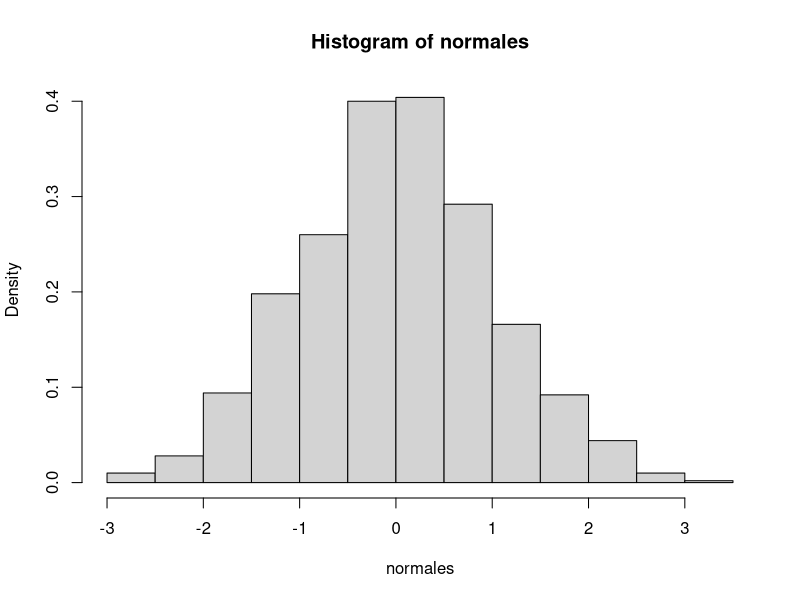
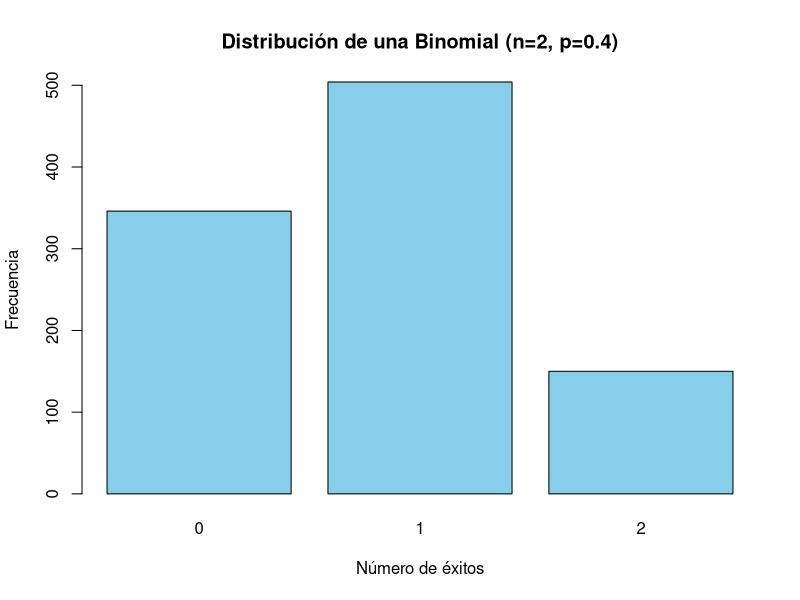
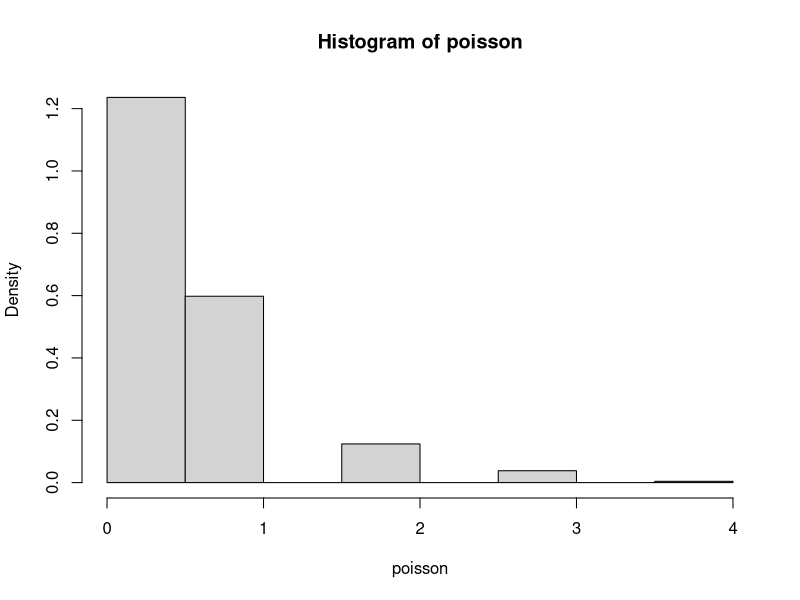
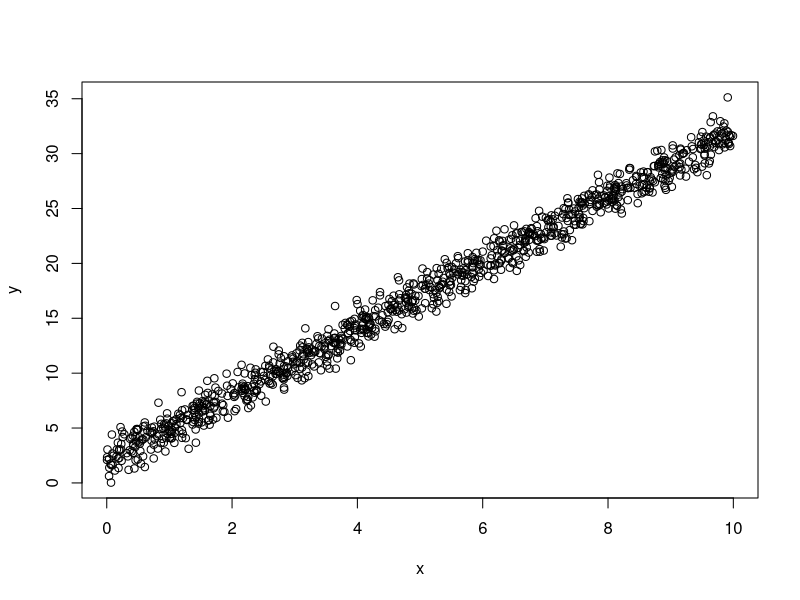
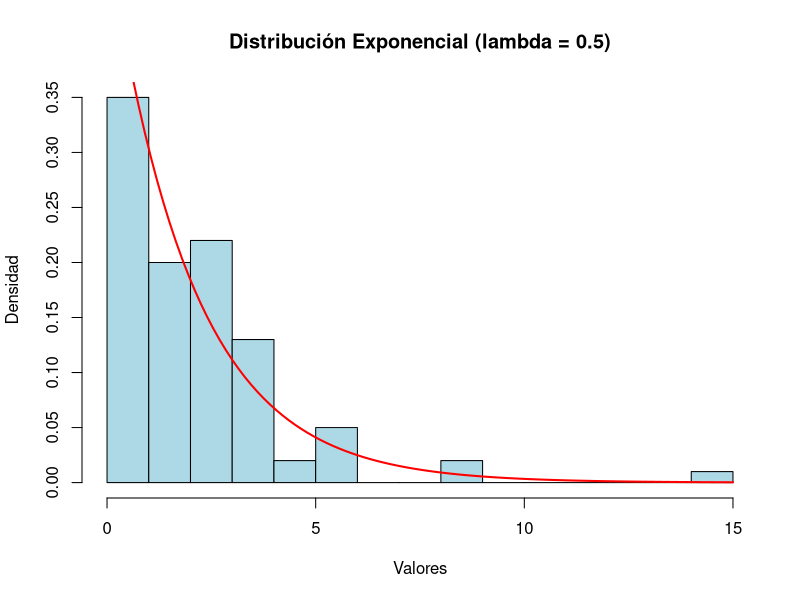

The R source for these figures, in order:
# Simulación de una distribución normal

# Simulación de 1000 valores de una distribución normal con media 0 y desviación estándar 1
set.seed(123) # Para reproducibilidad
normales <- rnorm(1000, mean = 0, sd = 1)
hist(normales, probability = TRUE)


# Simulación de un experimento de Bernoulli

# Simulación de 1000 experimentos de Bernoulli con probabilidad de éxito 0.4
set.seed(123) # Para reproducibilidad
bernoulli <- rbinom(1000, size = 1, prob = 0.4) #size un experimento 1 ensayo 
table(bernoulli)
bernoulli <- rbinom(1000, size = 2, prob = 0.4) #size un experimento 1 ensayo 
table(bernoulli)#0 exitos 1exite y 2exitos
barplot(table(bernoulli), 
        main = "Distribución de una Binomial (n=2, p=0.4)", 
        xlab = "Número de éxitos", 
        ylab = "Frecuencia", 
        col = "skyblue")


# Simulación de una distribución de Poisson

# Simulación de 1000 valores de una distribución de Poisson con parámetro lambda 2
set.seed(123) # Para reproducibilidad
poisson <- rpois(1000, lambda = 2)
poisson <- rpois(1000, lambda = 1/2)

hist(poisson, probability = TRUE)


# Simulación de un modelo lineal

# Simulación de 1000 valores de un modelo lineal con coeficientes beta0 = 2 y beta1 = 3
set.seed(123) # Para reproducibilidad
x <- runif(1000, min = 0, max = 10)
y <- 2 + 3 * x + rnorm(1000, mean = 0, sd = 1)

plot(x, y)

#distrucion exponencial 

set.seed(123)  # Para reproducibilidad
lambda <- 0.5  # Tasa de la distribución exponencial (lambda)
n <- 100       # Cantidad de números a generar
# Generación de los números con distribución exponencial
numeros_exponenciales <- rexp(n, rate = lambda)

# Mostrar los primeros 10 números generados
print(head(numeros_exponenciales, 10))

# Graficar un histograma de los números generados
hist(numeros_exponenciales, breaks = 20, probability = TRUE, col = "lightblue",
     main = "Distribución Exponencial (lambda = 0.5)",
     xlab = "Valores", ylab = "Densidad")

# Agregar la curva teórica de la distribución exponencial
curve(dexp(x, rate = lambda), add = TRUE, col = "red", lwd = 2)
